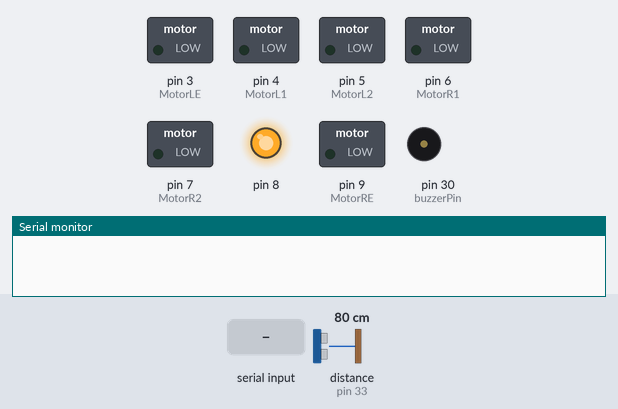
Recording of a sketch running on a simulated Arduino Mega 2560, built with avr-gcc and run on an emulated ATmega2560. Parts: switched loads named in the sketch (green lamp = pin HIGH), output pins drawn as LEDs (lit = HIGH), buzzer (waves = sounding), the last lines printed to the serial monitor. Wiring (inferred from the names in the program): ultrasonic range finder: trigger pin 32; echo pin 33. Inputs (shaded band) come from the test bench; at power-on: distance to the obstacle (sensor on pin 33) 80 cm. The echo pulse lasts 58.3 µs per cm; pins used as bus, display or sensor lines are not drawn.

Above: at 1.2 s.
1.3 s: "a" received over Serial
At 1.7 s:
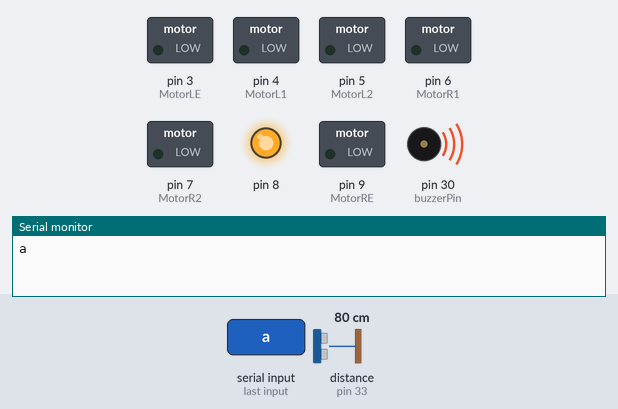
4.3 s: distance to the obstacle (sensor on pin 33) set to 4 cm
At 6.57 s:
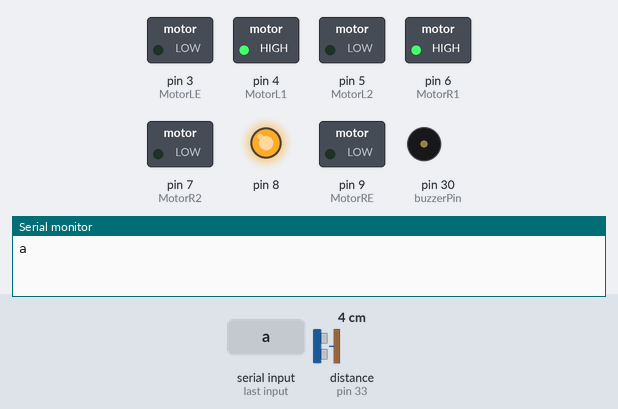
7.3 s: "f" received over Serial
At 8.1 s:
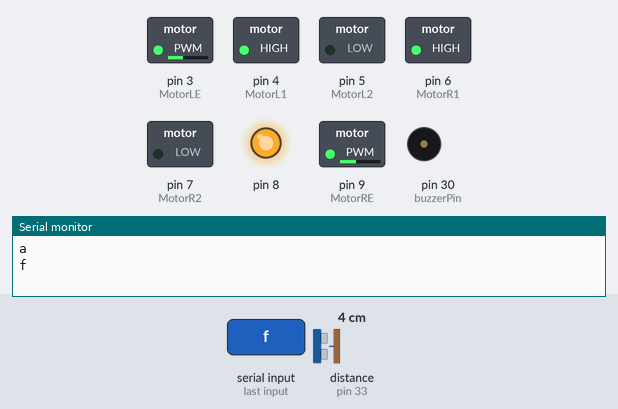
8.8 s: "l" received over Serial
At 9.3 s:
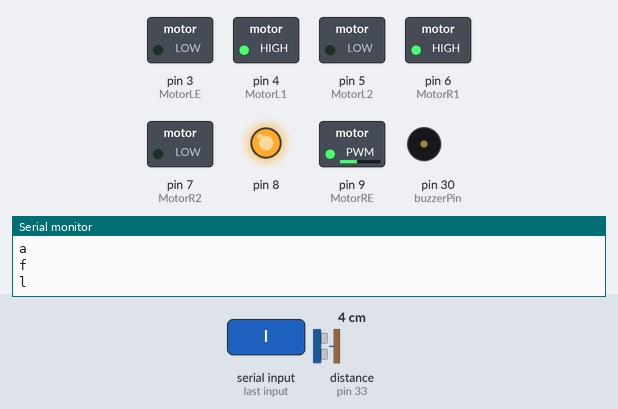
10.3 s: "r" received over Serial
At 11.5 s:
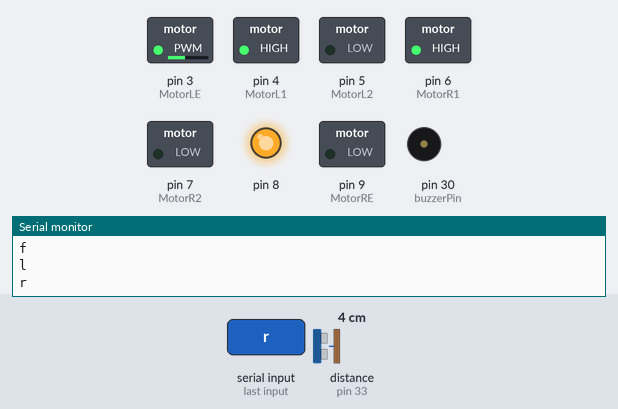
11.8 s: "b" received over Serial
At 12.8 s:
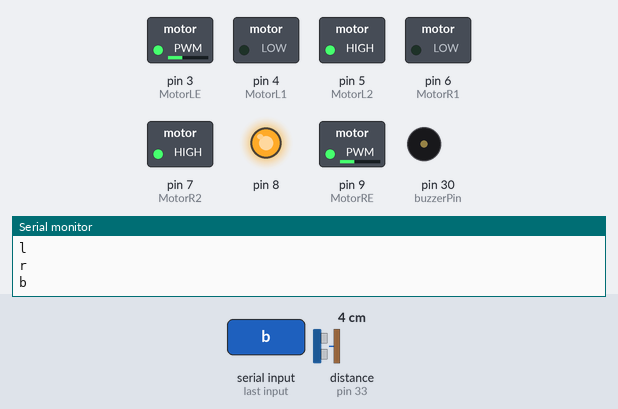
Timing chart, 0 to 14.3 s (numbered marks = the images above; inputs shaded):
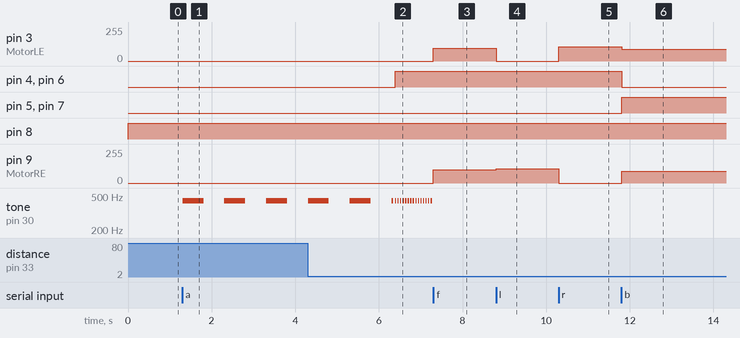

Measured:
- after the input at 1.3 s, tone on pin 30 (buzzerPin): alternates 440 Hz for 0.50 s and silent for 0.50 s, starting at once
- after the input at 4.3 s, pin 3 (MotorLE): stays 0/255 (without the input it goes to 94/255 after 2.0 s); pin 9 (MotorRE): stays 0/255 (without the input it goes to 100/255 after 2.0 s)
- after the input at 7.3 s, pin 3 (MotorLE): 0/255 → 94/255 at once; pin 9 (MotorRE): 0/255 → 100/255 at once; tone on pin 30 (buzzerPin): stops changing and stays silent
- after the input at 8.8 s, pin 3 (MotorLE): 94/255 → 0/255 at once; pin 9 (MotorRE): 100/255 → 107/255 at once
- after the input at 10.3 s, pin 3 (MotorLE): 0/255 → 107/255 at once; pin 9 (MotorRE): 107/255 → 0/255 at once
- after the input at 11.8 s, pin 3 (MotorLE): 107/255 → 90/255 at once; pin 4 (MotorL1), pin 6 (MotorR1): HIGH → LOW at once; pin 5 (MotorL2), pin 7 (MotorR2): LOW → HIGH at once; pin 9 (MotorRE): 0/255 → 90/255 at once

The sketch:

son05092019.ino
```cpp
#define SensorSol 10
#define SensorOrta 11
#define SensorSag 12

#define MotorR1 6
#define MotorR2 7 // Sensör ve Motorların Arduino'ya bağladığımız pinlerini tanımlıyoruz.
#define MotorRE 9

#define MotorL1 4
#define MotorL2 5
#define MotorLE 3


//sensor
#define echoPin 33
#define trigPin 32
#define buzzerPin 30
#define yakinlikVcc 31

//bluetooth
#define echoPin 33
#define trigPin 32
#define buzzerPin 30
#define yakinlikVcc 31

long duration, distance;

int maximumRange = 15;
int minimumRange = 0;
int yakinlik;
int boole=0;
char veri;
int sayac;
int bekleme=5;

void setup() {

  // sayac=100;

  Serial.begin(9600);
  pinMode(SensorSol, INPUT);
  pinMode(SensorOrta, INPUT);
  pinMode(SensorSag, INPUT);

  pinMode(MotorR1, OUTPUT); // Sensör ve Motorların Giriş-Çıkış bilgilerini belirtiyoruz.
  pinMode(MotorR2, OUTPUT);

  pinMode(MotorL1, OUTPUT);
  pinMode(MotorL2, OUTPUT);

  pinMode(trigPin, OUTPUT);
  pinMode(echoPin, INPUT);
  pinMode(buzzerPin, OUTPUT);
  pinMode(yakinlikVcc, OUTPUT);

  pinMode(trigPin, OUTPUT);
  pinMode(echoPin, INPUT);
  pinMode(buzzerPin, OUTPUT);
  pinMode(yakinlikVcc, OUTPUT);
  pinMode(8,OUTPUT);
}

void loop() {
   digitalWrite(8,HIGH);
          digitalWrite(yakinlikVcc,HIGH);
   digitalWrite(yakinlikVcc,HIGH);
   digitalWrite(8,HIGH);
   digitalWrite(trigPin,LOW);
   delayMicroseconds(3);
   digitalWrite(trigPin, HIGH);
   delayMicroseconds(10);
   digitalWrite(trigPin, LOW);
   digitalWrite(8,HIGH);
   duration = pulseIn(echoPin, HIGH);
   distance=duration/29.1/2;
  if(Serial.available()>0){         //Seri haberleşmeden veri gelmesini bekliyoruz.
      veri = Serial.read();           //Seri haberleşmeden gelen veriyi okuyoruz.
      Serial.println(veri);
    }
  if(veri=='f'){  // Orta sensör çizgiyi gördüğünde robot ileri gitsin.
    //   sayac=100;
    ileri();
  }if(veri=='l'){  // Sağ sensör çizgiyi gördüğünde robot sağa dönsün.
    sag();
  }
  if(veri=='r'){  // Sol sensör çizgiyi gördüğünde robot sola dönsün.
    sol();
  }
  if(veri=='b'){  // Sol sensör çizgiyi gördüğünde robot sola dönsün.
    geri();
  }
  if(veri=='s'){
    dur();
    bekleme=5;
  }  if(veri=='a'){

      if(Serial.available()>0){         //Seri haberleşmeden veri gelmesini bekliyoruz.
      veri = Serial.read();           //Seri haberleşmeden gelen veriyi okuyoruz.
      Serial.println(veri);

    }
     digitalWrite(8,HIGH);
      digitalWrite(yakinlikVcc,HIGH);
      if(bekleme<=5){
      baslangicMelodisi();
      bekleme++;
      baslangicMelodisi();
      bekleme++;
      baslangicMelodisi();
      bekleme++;
      baslangicMelodisi();
      bekleme++;
      baslangicMelodisi();
      bekleme++;
    }else{
       if(distance>20){
        if(digitalRead(SensorSol) == 0 && digitalRead(SensorOrta) == 1 && digitalRead(SensorSag) == 0){  // Orta sensör çizgiyi gördüğünde robot ileri gitsin.
            ileri();
        }
        if(digitalRead(SensorSol) == 1 && digitalRead(SensorOrta) == 1 && digitalRead(SensorSag) == 1){  // Orta sensör çizgiyi gördüğünde robot ileri gitsin.
            ileri();
        }
      if(digitalRead(SensorSol) == 0 && digitalRead(SensorOrta) == 0 && digitalRead(SensorSag) == 1){  // Sağ sensör çizgiyi gördüğünde robot sağa dönsün.
        sag();
        }
        if(digitalRead(SensorSol) == 1 && digitalRead(SensorOrta) == 0 && digitalRead(SensorSag) == 0){  // Sol sensör çizgiyi gördüğünde robot sola dönsün.
        sol();
      }
        if(digitalRead(SensorSol) == 0 && digitalRead(SensorOrta) == 1 && digitalRead(SensorSag) == 1){  // Sağ sensör çizgiyi gördüğünde robot sağa dönsün.
        sag();
      }  if(digitalRead(SensorSol) == 1 && digitalRead(SensorOrta) == 0 && digitalRead(SensorSag) == 1){  // Sağ sensör çizgiyi gördüğünde robot sağa dönsün.
        sol();
      }

      if(digitalRead(SensorSol) == 1 && digitalRead(SensorOrta) == 1 && digitalRead(SensorSag) == 0){  //
        sol();
      }if(digitalRead(SensorSol) == 0 && digitalRead(SensorOrta) == 0 && digitalRead(SensorSag) == 0){  // araba çizginin dışına çıktığında geri dönsün

          ileri();

      }
  }else if(distance<=20){
    dur();
  }
 }
}


}

void geri(){  // Robot çizginin dışına çıktığında geri gelicek
  //sayac-=1;
  digitalWrite(MotorR1, LOW); // Sağ motorun ileri hareketi aktif
  digitalWrite(MotorR2, HIGH); // Sağ motorun geri hareketi pasif
  analogWrite(MotorRE, 90); // Sağ motorun hızı 150
  digitalWrite(MotorL1, LOW); // Sol motorun ileri hareketi aktif
  digitalWrite(MotorL2, HIGH); // Sol motorun geri hareketi pasif
  analogWrite(MotorLE, 90); // Sol motorun hızı 1501
      delay(100);

}
void ileri(){  // Robotun ileri yönde hareketi için fonksiyon tanımlıyoruz.

  digitalWrite(MotorR1, HIGH); // Sağ motorun ileri hareketi aktif
  digitalWrite(MotorR2, LOW); // Sağ motorun geri hareketi pasif
  analogWrite(MotorRE, 100); // Sağ motorun hızı 110
  digitalWrite(MotorL1, HIGH); // Sol motorun ileri hareketi aktif
  digitalWrite(MotorL2, LOW); // Sol motorun geri hareketi pasif
  analogWrite(MotorLE, 94); // Sol motorun hızı 104
}


void dur(){ // Robotun durma hareketi için fonksiyon tanımlıyoruz.
  melodi(distance*10);
  digitalWrite(MotorLE, LOW);
  digitalWrite(MotorRE, LOW);

  digitalWrite(MotorR1, HIGH);
  digitalWrite(MotorR2, LOW);

  digitalWrite(MotorL1, HIGH);
  digitalWrite(MotorL2, LOW);


}
void sol(){ // Robotun sağa dönme hareketi için fonksiyon tanımlıyoruz.
  digitalWrite(MotorR1, HIGH); // Sağ motorun ileri hareketi aktif
  digitalWrite(MotorR2, LOW); // Sağ motorun geri hareketi pasif
  analogWrite(MotorRE, 0); // Sağ motorun hızı 0 (Motor duruyor)
  digitalWrite(MotorL1, HIGH); // Sol motorun ileri hareketi aktif
  digitalWrite(MotorL2, LOW); // Sol motorun geri hareketi pasif
  analogWrite(MotorLE, 107); // Sol motorun hızı 130
}

void sag(){ // Robotun sola dönme hareketi için fonksiyon tanımlıyoruz.

  digitalWrite(MotorR1, HIGH); // Sağ motorun ileri hareketi aktif
  digitalWrite(MotorR2, LOW); // Sağ motorun geri hareketi pasif
  analogWrite(MotorRE, 107); // Sağ motorun hızı 130

  digitalWrite(MotorL1, HIGH); // Sol motorun ileri hareketi aktif
  digitalWrite(MotorL2, LOW); // Sol motorun geri hareketi pasif
  analogWrite(MotorLE, 0); // Sol motorun hızı 0 (Motor duruyor)

}
void melodi(int dly)
{ int snsr=dly/10;
  if(snsr<20){
  tone(buzzerPin, 440);
  delay(dly);
  noTone(buzzerPin);
  delay(dly);
  }

}
void baslangicMelodisi(){
  tone(buzzerPin,440);
  delay(500);
  noTone(buzzerPin);
  delay(500);
}
```
